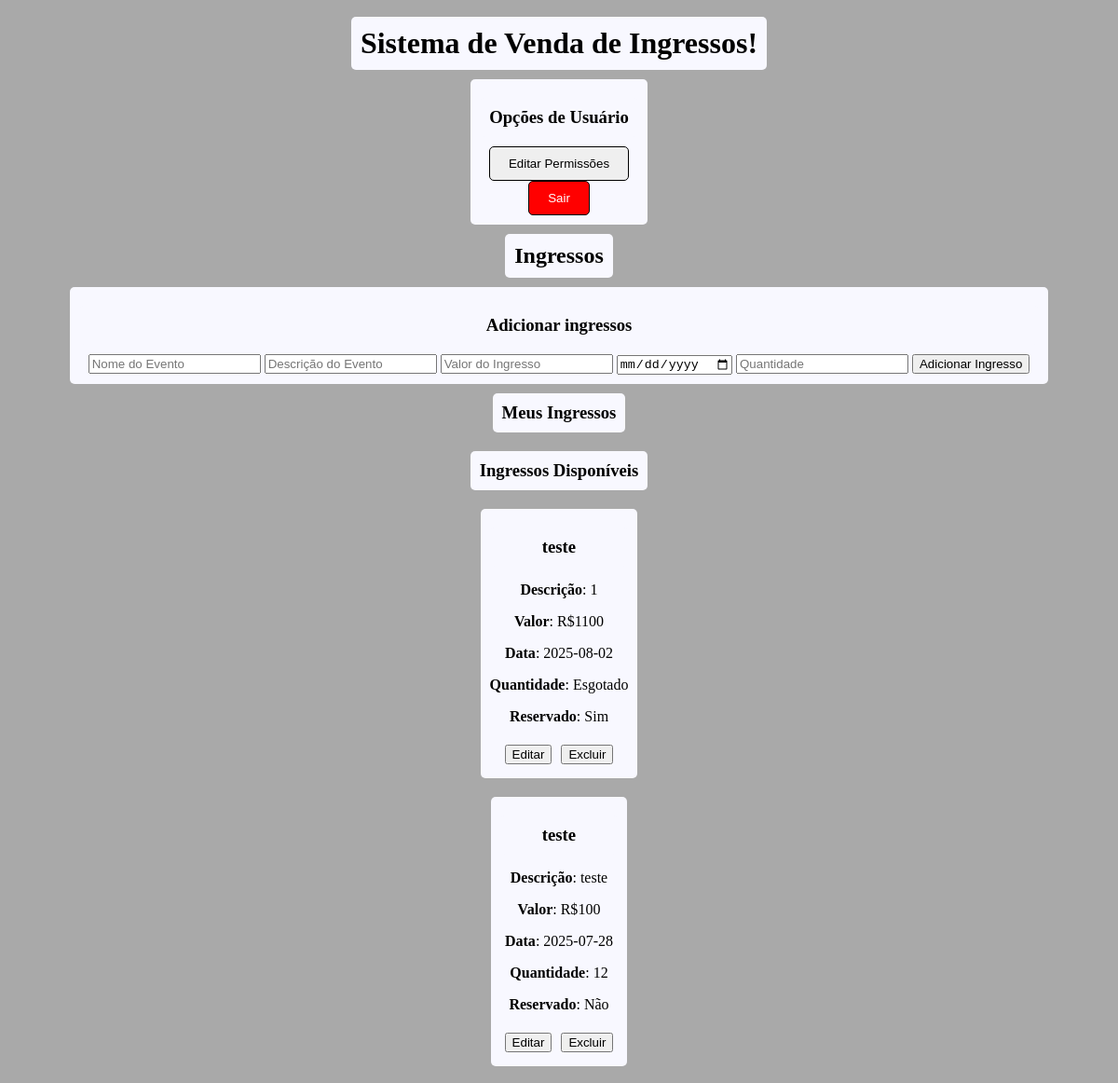
Page /public/user.php (signed in) on the committed database.
### tables this page shows
CREATE TABLE ingressos (
            id INTEGER PRIMARY KEY AUTOINCREMENT,
            evento TEXT NOT NULL,
            descricao TEXT,
            valor REAL NOT NULL,
            data_evento DATE NOT NULL,
            quantidade INTEGER NOT NULL,
            reservado BOOLEAN,
            data_ultima_reserva DATE,
            cliente_reservado INTEGER,
            vendedor INTEGER,
            FOREIGN KEY (vendedor) REFERENCES usuarios(id),
            FOREIGN KEY (cliente_reservado) REFERENCES clientes(id)
        );

### src/Classes/AbstractClass.php (called while the page is built, shortened)
<?php
abstract class AbstractClass {
    protected PDO $pdo;
    protected string $table;
    public function __construct(PDO $pdo, string $table) {
        $this->pdo =  $pdo;
        $this->table = $table;
    }
    public function findAllBy(array $filter) {
        try {
            $sql = "SELECT * FROM {$this->table}";
            $wheres = [];
            $parameters = [];
            if (!empty($filter)) {
                foreach ($filter as $column => $value) {
                    $wheres[] = "$column = :$column";
                    $parameters[":$column"] = $value;
                }
                $sql .= " WHERE " . implode(" AND ", $wheres);
            }
            $stmt = $this->pdo->prepare($sql);
            $stmt->execute($parameters);
            return $stmt->fetchAll(PDO::FETCH_ASSOC);
        } catch (PDOException $e) {
            error_log("Erro ao buscar registros: " . $e->getMessage());
            return [];
        }
    }
}
?>

### public/user.php (the view, shortened to what this page needs)
<!DOCTYPE html>
<html lang="en">
<head>
    <link rel="stylesheet" href="/public/css/user.css">
</head>
<body>
    <div class="container">
        <h1>Sistema de Venda de Ingressos!</h1>
        <div class="options">
            <h3>Opções de Usuário</h3>
            <div class="forms">
                <form class="permission-form" action="/src/Logic/edit-permission.php" method="get">
                    <input type="submit" name="permissao" value="Editar Permissões">
                </form>
                <form class="logout-form" action="/src/Logic/logout.php" method="post">
                    <input type="submit" value="Sair">
                </form>
            </div>
        </div>
        <div class="ingressos">
            <h2>Ingressos</h2>
            <div class="form-ingressos">
                <h3>Adicionar ingressos</h3>
                <form class="add-ticket" action="/src/Logic/create-ticket.php" method="post">
                    <input type="text" id="evento" name="evento" placeholder="Nome do Evento" required>
                    <input type="text" id="descricao" name="descricao" placeholder="Descrição do Evento">
                    <input type="text" id="valor" name="valor" placeholder="Valor do Ingresso" required>
                    <input type="date" id="data_evento" name="data_evento" required>
                    <input type="number" id="quantidade" name="quantidade" placeholder="Quantidade" required>
                    <input type="submit" value="Adicionar Ingresso">
                </form>
            </div>
            <h3>Meus Ingressos</h3>
            <div class="ingressos-lista">
                <?php
                require_once __DIR__ . '/../src/Core/database.php';
                $tickets = new Ticket($db, "ingressos");
                if (isset($_SESSION["id"])){
                    $ingressos = $tickets->findAllBy(["vendedor" => $_SESSION["id"]]);
                    if (count($ingressos) > 0) {
                        echo "<h3>Ingressos Disponíveis</h3>";
                        foreach ($ingressos as $ingresso) {
                            echo "<div class='ticket'>";
                            echo "<h3>" . htmlspecialchars($ingresso["evento"]) . "</h3>";
                            echo "<p><strong>Descrição</strong>: " . htmlspecialchars($ingresso["descricao"]) . "</p>";
                            echo "<p><strong>Valor</strong>: R$" . htmlspecialchars($ingresso["valor"]) . "</p>";
                            echo "<p><strong>Data</strong>: " . htmlspecialchars($ingresso["data_evento"]) . "</p>";
                            echo "<p><strong>Quantidade</strong>: " . ($ingresso["quantidade"] > 0 ? $ingresso["quantidade"] : "Esgotado") . "</p>";
                            echo "<p><strong>Reservado</strong>: " . ($ingresso["reservado"] ? "Sim" : "Não" ) . "</p>";
                            echo "<form class=\"edit\" action=\"/src/Logic/edit-ticket.php\" method=\"get\">
                                    <input type=\"hidden\" class=\"hidden\" name=\"ticket-id\" value=\"" . $ingresso["id"] . "\">
                                    <input type=\"submit\" name=\"edit-button\" value=\"Editar\">
                                </form>";
                            echo "<form class=\"delete\" action=\"/src/Logic/delete-ticket.php\" method=\"get\">
                                    <input type=\"hidden\" class=\"hidden\" name=\"ticket-id\" value=\"" . $ingresso["id"] . "\">
                                    <input type=\"submit\" name=\"delete-button\" value=\"Excluir\">
                                </form>";
                            echo "</div>";
                        }
                    } else {
                        echo "<p>Nenhum ingresso encontrado.</p>";
                    }
                }
                ?>
            </div>
        </div>
</body>
</html>

### public/css/user.css (style rules this page uses)
body { background-color: darkgray; }
.container { display: flex; flex-direction: column; }
h1, h2, h3 { text-align: center; background-color: ghostwhite; padding: 10px; border-radius: 5px; margin: 10px auto; }
.ingressos { display: flex; flex-direction: column; align-items: center; }
.form-ingressos { background-color: ghostwhite; margin: auto; padding: 10px; border-radius: 5px; text-align: center; }
.add-ticket { display: inline; margin: auto; padding: 10px; border-radius: 5px; width: 400px; text-align: center; }
.ingressos-lista { display: flex; flex-direction: column; align-items: center; }
.ticket { display: inline; background-color: ghostwhite; margin: 10px; padding: 10px; border-radius: 5px; text-align: center; }
.edit, .delete { display: inline-block; margin: 5px; }
.options { background-color: ghostwhite; margin: auto; padding: 10px; border-radius: 5px; text-align: center; }
.permission-form input { border-radius: 5px; padding: 10px 20px; border: 1px solid black; cursor: pointer; text-align: center;; }
.logout-form input { background-color: red; color: white; border-radius: 5px; padding: 10px 20px; border: 1px solid black; cursor: pointer; text-align: center;; }

### rows in the picture
ingressos: evento "teste", descricao "1", valor "1100", data_evento "2025-08-02", quantidade "Esgotado", reservado "Sim"
ingressos: evento "teste", descricao "teste", valor "100", data_evento "2025-07-28", quantidade "12", reservado "Não"
